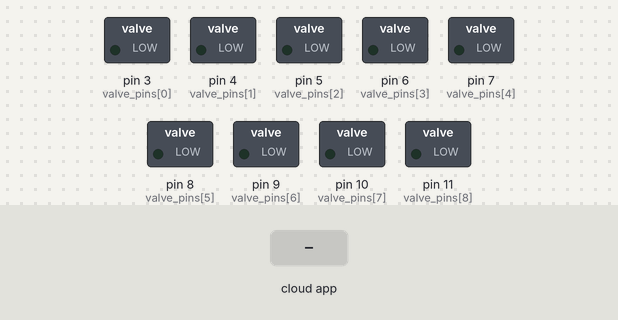
This sketch was run on a simulated Arduino Uno, built with avr-gcc and run on an emulated ATmega328P. Shown: switched loads named in the sketch (green lamp = pin HIGH). The test bench sets the inputs (shaded band). The ROS host is connected and sends only what is stated.

Above: at 1.2 s.
1.3 s: the phone or cloud app sets sprayers_actuate to 1
At 2.3 s:
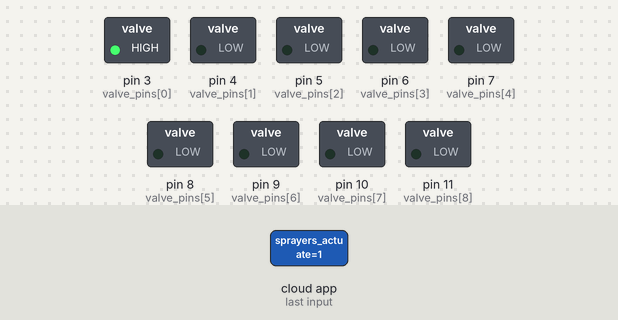
2.8 s: the phone or cloud app sets sprayers_actuate to 0
At 3.7 s:
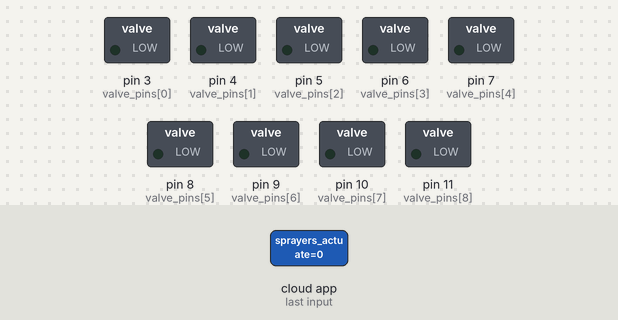
Timing chart, 0 to 5.8 s (numbered marks = the images above; inputs shaded):
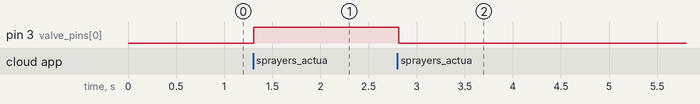

The sketch:

agrobot_ros_arduino.ino
```cpp
/* Note: this code is based on this tutorial: https://maker.pro/arduino/tutorial/how-to-use-arduino-with-robot-operating-system-ros
 * - As a subscriber the code should recieve a string in the format "000000000"
 *   where each 0 corresponds to a valve. When a valve should be turned on, the
 *   0 it corresponds to will change to 1 ("000100000" for valve 4).
 * - This code has not been tested but it does compile see comments for details
 *   and further questions to be answered.
 * Author: Gus Hawley (anguswymanhawley@gmail.com)
 */

#include <ros.h>
#include <std_msgs/String.h>

// Pin information
int valve_pins[] = {3, 4, 5, 6, 7, 8, 9, 10, 11, 12}; // These values should be replaced with the actual pins
int number_of_valves = 9;

ros::NodeHandle node_handle;

std_msgs::String valve_data;

void subscriberCallback(const std_msgs::String& valve_data) {
  // std_msgs::String does not have methods for length and character indexing so the information is coppied to a String
  String valve_string = valve_data.data;

  // loop through each character in the recieved string and actuate the valves as specified
  for(int i = 0; i < valve_string.length(); i++) {
    if(valve_string.charAt(i) == '1') {
      digitalWrite(valve_pins[i], HIGH);
    }
    else {
      digitalWrite(valve_pins[i], LOW);
    }
  }
}

// I am unsure whether "/sprayers_actuate" should include the / or not. This should be tested
ros::Subscriber<std_msgs::String> valve_subscriber("/sprayers_actuate", &subscriberCallback);

void setup() {
  // set all valve pins to output mode
  for(int i = 0; i < number_of_valves; i++) {
    pinMode(valve_pins[i], OUTPUT);
  }

  node_handle.initNode();
  node_handle.subscribe(valve_subscriber);

}

void loop() {
  // according to the library "This function goes in your loop() function, it handles serial input and callbacks for subscribers."
  node_handle.spinOnce();
  delay(100);
}
```

Measured:
- after the input at 1.3 s, pin 3 (valve_pins[0]): LOW → HIGH at once
- after the input at 2.8 s, pin 3 (valve_pins[0]): HIGH → LOW at once
